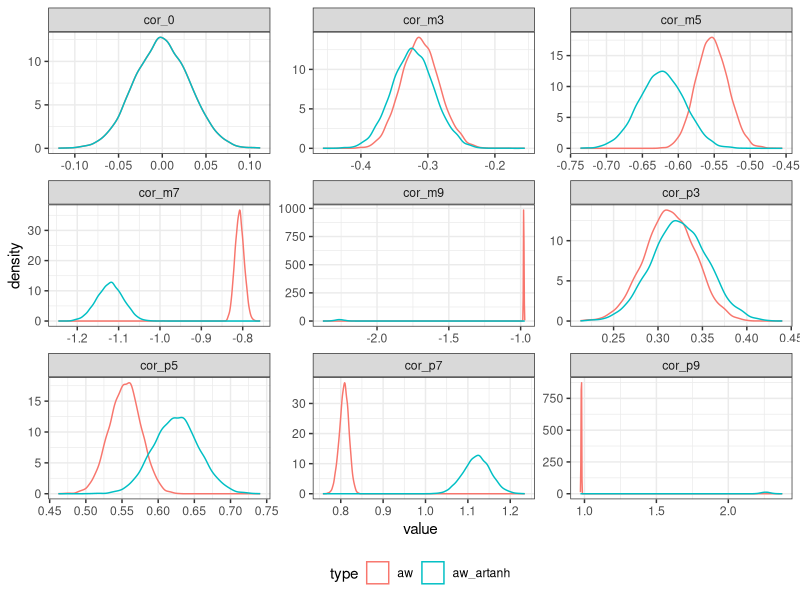

Recreate this plot in R.
library(tidyverse)
theme_set(theme_bw())
theme_update(legend.position = "bottom")

set.seed(414)
n <- 10^6

cor_sim <- function(v, x) {
  cor(v, x)
}

x <- rnorm(n)
tibble(cor_m9 = -.9 * x + rnorm(n, sd = 1 - .9^2),
       cor_m7 = -.7 * x + rnorm(n, sd = 1 - .7^2),
       cor_m5 = -.5 * x + rnorm(n, sd = 1 - .5^2),
       cor_m3 = -.3 * x + rnorm(n, sd = 1 - .3^2),
       cor_0 = .0 * x + rnorm(n, sd = 1 - .0^2),
       cor_p3 = .3 * x + rnorm(n, sd = 1 - .3^2),
       cor_p5 = .5 * x + rnorm(n, sd = 1 - .5^2),
       cor_p7 = .7 * x + rnorm(n, sd = 1 - .7^2),
       cor_p9 = .9 * x + rnorm(n, sd = 1 - .9^2)
       ) -> rs

cor_m <- matrix(ncol = ncol(rs))

set.seed(787)
for(i in 1:10^4) {
  idx <- sample(1:nrow(rs), 1000)
  rs %>% 
    slice(idx) %>% 
    map(cor_sim, x = x[idx]) %>% 
    unlist() %>% 
    rbind(cor_m) -> cor_m
}

cor_m %>% 
  as_tibble() %>% 
  set_names(paste0(colnames(cor_m), "_raw")) -> cor_m

cor_m %>% 
  map(atanh) %>% 
  as_tibble() %>% 
  set_names(paste0(colnames(cor_m), "_artanh")) %>% 
  bind_cols(cor_m) -> cor_m_artanh

cor_m_artanh %>% 
  pivot_longer(cols = everything()) %>% 
  separate(name, into = c("cor", "type"), sep = "_r") %>% 
  ggplot() +
  geom_density(aes(value, color = type)) +
  facet_wrap(~ cor, scales = "free")




